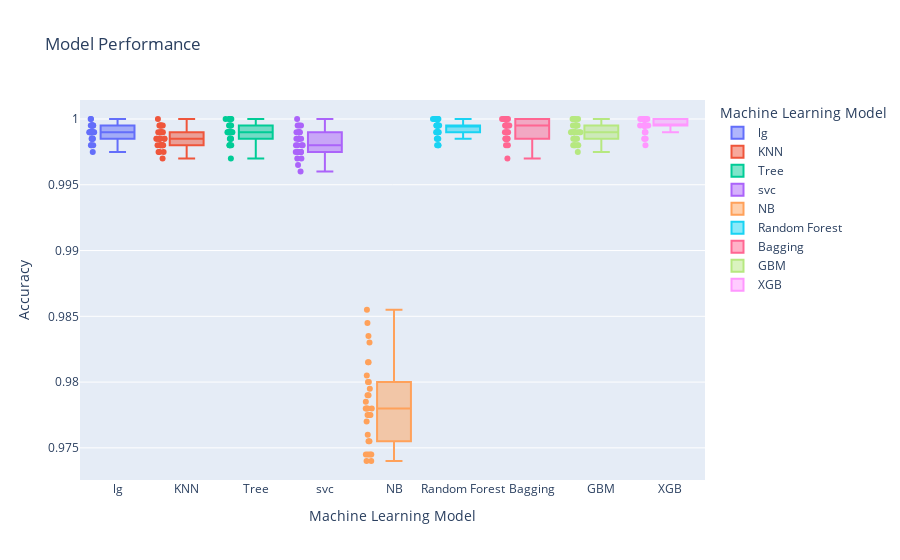

The notebook cell this image was saved under:
### Code cell
import numpy as np
models_g07 = base_models()

# set lists for the results and model names
results_g07, names_g07 = list(), list() 

for name, model in models_g07.items():
  scores = eval_models(model)
  results_g07.append(scores)
  names_g07.append(name)
  print('>%s %.3f (%.3f)' % (name, scores.mean(), scores.std()))


classifier_g07 = pd.DataFrame(np.transpose(results_g07), columns = ["lg","KNN","Tree","svc","NB","Random Forest","Bagging","GBM", "XGB"])
classifier_g07 = pd.melt(classifier_g07.reset_index(), id_vars='index',value_vars=["lg","KNN","Tree","svc","NB","Random Forest","Bagging","GBM", "XGB"])


import plotly.express as px
from plotly.subplots import make_subplots
import plotly.graph_objs as go

fig = px.box(classifier_g07, x="variable", y="value",color="variable",points='all',
labels={"variable": "Machine Learning Model",
        "value": " Accuracy"
        },title="Model Performance")
fig.show()

### Figure 1 — Plotly figure (JSON) as saved in the notebook; plotly's stock layout.template omitted (floating-point values rounded to 4 significant figures)
{"data": [{"alignmentgroup": "True", "boxpoints": "all", "hovertemplate": "Machine Learning Model=%{x}<br> Accuracy=%{y}<extra></extra>", "legendgroup": "lg", "marker": {"color": "#636efa"}, "name": "lg", "notched": false, "offsetgroup": "lg", "orientation": "v", "showlegend": true, "type": "box", "x": ["lg", "lg", "lg", "lg", "lg", "lg", "lg", "lg", "lg", "lg", "lg", "lg", "lg", "lg", "lg", "lg", "lg", "lg", "lg", "lg", "lg", "lg", "lg", "lg", "lg", "lg", "lg", "lg", "lg", "lg"], "x0": " ", "xaxis": "x", "y": [0.999, 0.9985, 0.9995, 0.9985, 0.9985, 0.999, 0.9985, 0.9995, 0.999, 0.9995, 0.999, 0.9975, 0.9995, 0.9985, 0.999, 1, 1, 0.9995, 0.999, 0.998, 0.9995, 0.999, 0.998, 0.999, 0.998, 0.999, 0.999, 0.9995, 0.999, 0.9995], "y0": " ", "yaxis": "y"}, {"alignmentgroup": "True", "boxpoints": "all", "hovertemplate": "Machine Learning Model=%{x}<br> Accuracy=%{y}<extra></extra>", "legendgroup": "KNN", "marker": {"color": "#EF553B"}, "name": "KNN", "notched": false, "offsetgroup": "KNN", "orientation": "v", "showlegend": true, "type": "box", "x": ["KNN", "KNN", "KNN", "KNN", "KNN", "KNN", "KNN", "KNN", "KNN", "KNN", "KNN", "KNN", "KNN", "KNN", "KNN", "KNN", "KNN", "KNN", "KNN", "KNN", "KNN", "KNN", "KNN", "KNN", "KNN", "KNN", "KNN", "KNN", "KNN", "KNN"], "x0": " ", "xaxis": "x", "y": [0.999, 0.998, 0.9995, 0.9985, 0.9985, 0.998, 0.9985, 0.9975, 0.9995, 0.9985, 0.9985, 0.9975, 0.999, 0.998, 0.998, 1, 0.9995, 0.999, 0.9985, 0.9975, 0.9995, 0.998, 0.998, 0.998, 0.997, 0.9985, 0.9985, 0.999, 0.999, 0.9995], "y0": " ", "yaxis": "y"}, {"alignmentgroup": "True", "boxpoints": "all", "hovertemplate": "Machine Learning Model=%{x}<br> Accuracy=%{y}<extra></extra>", "legendgroup": "Tree", "marker": {"color": "#00cc96"}, "name": "Tree", "notched": false, "offsetgroup": "Tree", "orientation": "v", "showlegend": true, "type": "box", "x": ["Tree", "Tree", "Tree", "Tree", "Tree", "Tree", "Tree", "Tree", "Tree", "Tree", "Tree", "Tree", "Tree", "Tree", "Tree", "Tree", "Tree", "Tree", "Tree", "Tree", "Tree", "Tree", "Tree", "Tree", "Tree", "Tree", "Tree", "Tree", "Tree", "Tree"], "x0": " ", "xaxis": "x", "y": [0.999, 0.9985, 0.997, 0.9995, 0.9985, 0.999, 0.9995, 1, 0.999, 0.999, 0.998, 0.998, 1, 1, 0.999, 1, 0.999, 0.9995, 0.9985, 0.998, 0.999, 0.999, 0.9995, 0.999, 0.998, 0.999, 0.9985, 1, 0.999, 1], "y0": " ", "yaxis": "y"}, {"alignmentgroup": "True", "boxpoints": "all", "hovertemplate": "Machine Learning Model=%{x}<br> Accuracy=%{y}<extra></extra>", "legendgroup": "svc", "marker": {"color": "#ab63fa"}, "name": "svc", "notched": false, "offsetgroup": "svc", "orientation": "v", "showlegend": true, "type": "box", "x": ["svc", "svc", "svc", "svc", "svc", "svc", "svc", "svc", "svc", "svc", "svc", "svc", "svc", "svc", "svc", "svc", "svc", "svc", "svc", "svc", "svc", "svc", "svc", "svc", "svc", "svc", "svc", "svc", "svc", "svc"], "x0": " ", "xaxis": "x", "y": [0.9995, 0.9975, 0.999, 0.9985, 0.9985, 0.9965, 0.9975, 0.9975, 0.999, 0.998, 0.9975, 0.9975, 0.998, 0.9985, 0.9975, 1, 0.9985, 0.9985, 0.9995, 0.996, 0.9995, 0.998, 0.997, 0.9975, 0.997, 0.998, 0.9975, 0.999, 0.999, 0.999], "y0": " ", "yaxis": "y"}, {"alignmentgroup": "True", "boxpoints": "all", "hovertemplate": "Machine Learning Model=%{x}<br> Accuracy=%{y}<extra></extra>", "legendgroup": "NB", "marker": {"color": "#FFA15A"}, "name": "NB", "notched": false, "offsetgroup": "NB", "orientation": "v", "showlegend": true, "type": "box", "x": ["NB", "NB", "NB", "NB", "NB", "NB", "NB", "NB", "NB", "NB", "NB", "NB", "NB", "NB", "NB", "NB", "NB", "NB", "NB", "NB", "NB", "NB", "NB", "NB", "NB", "NB", "NB", "NB", "NB", "NB"], "x0": " ", "xaxis": "x", "y": [0.9745, 0.9815, 0.978, 0.9795, 0.9755, 0.983, 0.9745, 0.9805, 0.979, 0.9775, 0.9845, 0.978, 0.9835, 0.978, 0.976, 0.9745, 0.98, 0.9775, 0.974, 0.9785, 0.9755, 0.98, 0.974, 0.9815, 0.9745, 0.977, 0.9775, 0.979, 0.978, 0.9855], "y0": " ", "yaxis": "y"}, {"alignmentgroup": "True", "boxpoints": "all", "hovertemplate": "Machine Learning Model=%{x}<br> Accuracy=%{y}<extra></extra>", "legendgroup": "Random Forest", "marker": {"color": "#19d3f3"}, "name": "Random Forest", "notched": false, "offsetgroup": "Random Forest", "orientation": "v", "showlegend": true, "type": "box", "x": ["Random Forest", "Random Forest", "Random Forest", "Random Forest", "Random Forest", "Random Forest", "Random Forest", "Random Forest", "Random Forest", "Random Forest", "Random Forest", "Random Forest", "Random Forest", "Random Forest", "Random Forest", "Random Forest", "Random Forest", "Random Forest", "Random Forest", "Random Forest", "Random Forest", "Random Forest", "Random Forest", "Random Forest", "Random Forest", "Random Forest", "Random Forest", "Random Forest", "Random Forest", "Random Forest"], "x0": " ", "xaxis": "x", "y": [0.999, 0.999, 1, 0.9995, 0.9985, 0.998, 0.9995, 1, 0.9995, 1, 0.9985, 0.9985, 1, 0.9995, 0.9995, 1, 1, 0.9995, 0.999, 0.998, 0.9995, 0.9995, 0.999, 0.999, 0.999, 0.999, 0.998, 1, 0.999, 0.9995], "y0": " ", "yaxis": "y"}, {"alignmentgroup": "True", "boxpoints": "all", "hovertemplate": "Machine Learning Model=%{x}<br> Accuracy=%{y}<extra></extra>", "legendgroup": "Bagging", "marker": {"color": "#FF6692"}, "name": "Bagging", "notched": false, "offsetgroup": "Bagging", "orientation": "v", "showlegend": true, "type": "box", "x": ["Bagging", "Bagging", "Bagging", "Bagging", "Bagging", "Bagging", "Bagging", "Bagging", "Bagging", "Bagging", "Bagging", "Bagging", "Bagging", "Bagging", "Bagging", "Bagging", "Bagging", "Bagging", "Bagging", "Bagging", "Bagging", "Bagging", "Bagging", "Bagging", "Bagging", "Bagging", "Bagging", "Bagging", "Bagging", "Bagging"], "x0": " ", "xaxis": "x", "y": [0.999, 0.9985, 0.9995, 0.9995, 0.9985, 0.9985, 0.9995, 1, 1, 1, 0.9985, 0.998, 1, 0.999, 0.9995, 1, 1, 0.9995, 0.9985, 0.997, 0.9995, 0.999, 0.9995, 0.998, 0.9985, 0.9995, 0.9985, 1, 0.999, 1], "y0": " ", "yaxis": "y"}, {"alignmentgroup": "True", "boxpoints": "all", "hovertemplate": "Machine Learning Model=%{x}<br> Accuracy=%{y}<extra></extra>", "legendgroup": "GBM", "marker": {"color": "#B6E880"}, "name": "GBM", "notched": false, "offsetgroup": "GBM", "orientation": "v", "showlegend": true, "type": "box", "x": ["GBM", "GBM", "GBM", "GBM", "GBM", "GBM", "GBM", "GBM", "GBM", "GBM", "GBM", "GBM", "GBM", "GBM", "GBM", "GBM", "GBM", "GBM", "GBM", "GBM", "GBM", "GBM", "GBM", "GBM", "GBM", "GBM", "GBM", "GBM", "GBM", "GBM"], "x0": " ", "xaxis": "x", "y": [0.999, 0.9985, 0.998, 0.9995, 0.9985, 0.999, 0.9995, 1, 0.999, 0.9995, 0.998, 0.998, 0.999, 0.999, 0.999, 1, 0.9995, 1, 0.998, 0.998, 0.999, 0.9995, 0.9995, 0.999, 0.9975, 0.9985, 0.9985, 1, 0.999, 1], "y0": " ", "yaxis": "y"}, {"alignmentgroup": "True", "boxpoints": "all", "hovertemplate": "Machine Learning Model=%{x}<br> Accuracy=%{y}<extra></extra>", "legendgroup": "XGB", "marker": {"color": "#FF97FF"}, "name": "XGB", "notched": false, "offsetgroup": "XGB", "orientation": "v", "showlegend": true, "type": "box", "x": ["XGB", "XGB", "XGB", "XGB", "XGB", "XGB", "XGB", "XGB", "XGB", "XGB", "XGB", "XGB", "XGB", "XGB", "XGB", "XGB", "XGB", "XGB", "XGB", "XGB", "XGB", "XGB", "XGB", "XGB", "XGB", "XGB", "XGB", "XGB", "XGB", "XGB"], "x0": " ", "xaxis": "x", "y": [0.9995, 0.9985, 0.9995, 0.9995, 0.999, 0.9995, 1, 1, 1, 1, 0.9985, 0.999, 1, 1, 0.9995, 1, 1, 1, 0.999, 0.998, 0.9995, 0.9995, 0.9995, 0.9995, 0.9995, 0.9995, 0.9985, 1, 0.9995, 1], "y0": " ", "yaxis": "y"}], "layout": {"boxmode": "overlay", "legend": {"title": {"text": "Machine Learning Model"}, "tracegroupgap": 0}, "title": {"text": "Model Performance"}, "xaxis": {"anchor": "y", "categoryarray": ["lg", "KNN", "Tree", "svc", "NB", "Random Forest", "Bagging", "GBM", "XGB"], "categoryorder": "array", "domain": [0, 1], "title": {"text": "Machine Learning Model"}}, "yaxis": {"anchor": "x", "domain": [0, 1], "title": {"text": " Accuracy"}}}}
